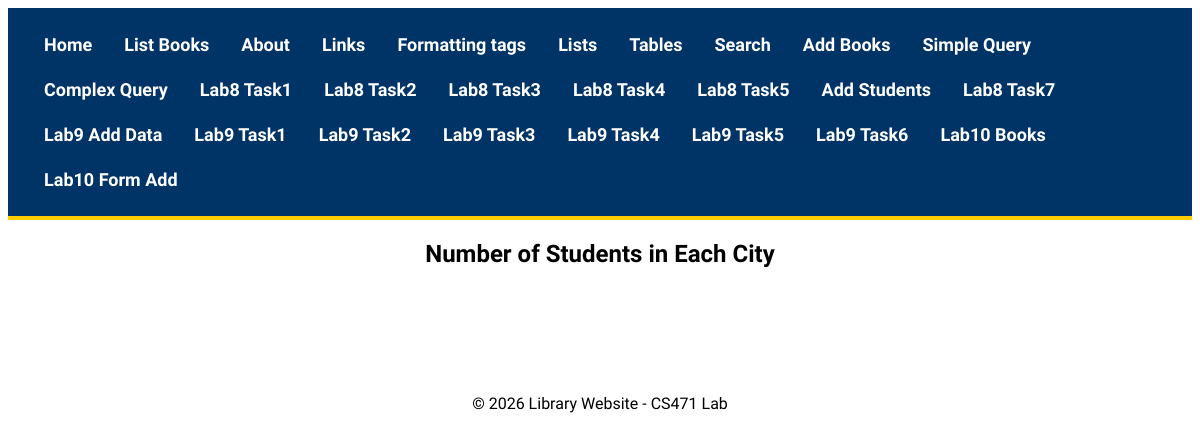
Page /lab8/task7/ on the earlier database version.
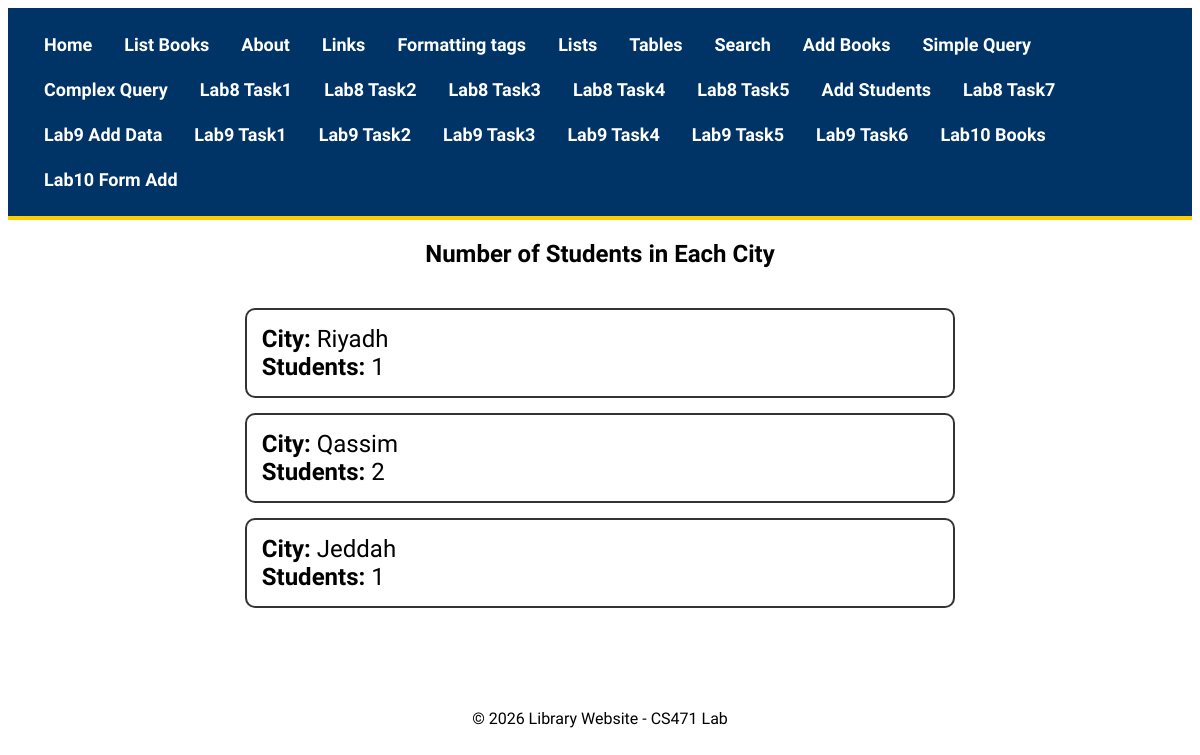
Same page on the later database version.
### apps/bookmodule/models.py (models this page shows, shortened)
class Address(models.Model):
    city = models.CharField(max_length=50)

### apps/bookmodule/views.py (the view)
# urls.py: path('lab8/task7/', views.lab8_task7, name='books.lab8.task7'),
def lab8_task7(request):
    cities = Address.objects.annotate(
        student_count=Count('student')
    )
    return render(
        request,
        'bookmodule/task7.html',
        {'cities': cities}
    )

### apps/templates/bookmodule/task7.html (shortened to what this page needs)
{% extends "layouts/base.html" %}
{% block content %}
<h2 style="text-align:center;">
    Number of Students in Each City
</h2>
<div style="
width:60%;
margin:auto;
padding:20px;
font-size:24px;
">
{% for city in cities %}
    <div style="
        border:2px solid #333;
        border-radius:10px;
        padding:15px;
        margin-bottom:15px;
    ">
        <strong>City:</strong> {{ city.city }}
        <br>
        <strong>Students:</strong>
        {{ city.student_count }}
    </div>
{% endfor %}
</div>
{% endblock %}

Differences in the rows shown:
added Address: city "Riyadh", student_count "1"
added Address: city "Qassim", student_count "2"
added Address: city "Jeddah", student_count "1"
